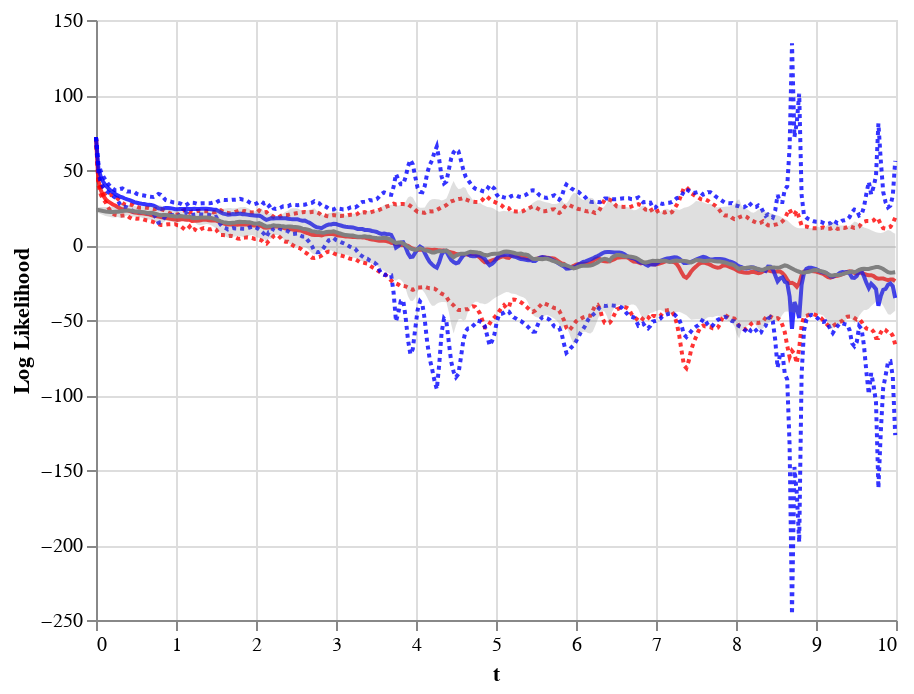

This figure's notebook cell:
### Code cell
chaos_mean_chart = alt.Chart(pd.DataFrame({
    't': ts.cpu().numpy(),
    'y': chaos_likelihood.mean(dim=0).cpu().numpy(),
    'y_lo': (chaos_likelihood.mean(dim=0) - 2. * chaos_likelihood.std(dim=0)).cpu().numpy(),
    'y_hi': (chaos_likelihood.mean(dim=0) + 2. * chaos_likelihood.std(dim=0)).cpu().numpy(),
})).mark_line(color='gray').encode(x='t', y='y')
chaos_err_chart = chaos_mean_chart.mark_area(color='gray',opacity=0.25).encode(
    y=alt.Y('y_lo', title='Log Likelihood'), y2='y_hi')
chaos_chart = chaos_err_chart + chaos_mean_chart

de_mean_chart = alt.Chart(pd.DataFrame({
    't': ts.cpu().numpy(),
    'y': de_likelihood.mean(dim=0).cpu().numpy(),
    'y_lo': (de_likelihood.mean(dim=0) - 2. * de_likelihood.std(dim=0)).cpu().numpy(),
    'y_hi': (de_likelihood.mean(dim=0) + 2. * de_likelihood.std(dim=0)).cpu().numpy(),
})).mark_line(color='blue',opacity=0.8).encode(x='t', y='y')
de_hi_chart = de_mean_chart.mark_line(color='blue',opacity=0.8,strokeDash=[2,2]).encode(x='t', y='y_hi')
de_lo_chart = de_mean_chart.mark_line(color='blue',opacity=0.8,strokeDash=[2,2]).encode(x='t', y='y_lo')
de_chart = de_mean_chart + de_hi_chart + de_lo_chart

swag_mean_chart = alt.Chart(pd.DataFrame({
    't': ts.cpu().numpy(),
    'y': swag_likelihood.mean(dim=0).cpu().numpy(),
    'y_lo': (swag_likelihood.mean(dim=0) - 2. * swag_likelihood.std(dim=0)).cpu().numpy(),
    'y_hi': (swag_likelihood.mean(dim=0) + 2. * swag_likelihood.std(dim=0)).cpu().numpy(),
})).mark_line(color='red',opacity=0.8).encode(x='t', y='y')
swag_hi_chart = swag_mean_chart.mark_line(color='red',opacity=0.8,strokeDash=[2,2]).encode(x='t', y='y_hi')
swag_lo_chart = swag_mean_chart.mark_line(color='red',opacity=0.8,strokeDash=[2,2]).encode(x='t', y='y_lo')
swag_chart = swag_mean_chart + swag_hi_chart + swag_lo_chart

# (swag_chart + de_chart + chaos_chart).save('chart.json')

swag_chart + de_chart + chaos_chart

### Figure 1 — Vega-Lite specification as saved in the notebook (floating-point values rounded to 4 significant figures; data arrays with more than 128 entries replaced by an {"elided": "..."} marker saying what was removed)
{"config": {"view": {"continuousWidth": 400, "continuousHeight": 300}}, "layer": [{"mark": {"type": "line", "color": "red", "opacity": 0.8}, "encoding": {"x": {"type": "quantitative", "field": "t"}, "y": {"type": "quantitative", "field": "y"}}}, {"mark": {"type": "line", "color": "red", "opacity": 0.8, "strokeDash": [2, 2]}, "encoding": {"x": {"type": "quantitative", "field": "t"}, "y": {"type": "quantitative", "field": "y_hi"}}}, {"mark": {"type": "line", "color": "red", "opacity": 0.8, "strokeDash": [2, 2]}, "encoding": {"x": {"type": "quantitative", "field": "t"}, "y": {"type": "quantitative", "field": "y_lo"}}}, {"layer": [{"mark": {"type": "line", "color": "blue", "opacity": 0.8}, "encoding": {"x": {"type": "quantitative", "field": "t"}, "y": {"type": "quantitative", "field": "y"}}}, {"mark": {"type": "line", "color": "blue", "opacity": 0.8, "strokeDash": [2, 2]}, "encoding": {"x": {"type": "quantitative", "field": "t"}, "y": {"type": "quantitative", "field": "y_hi"}}}, {"mark": {"type": "line", "color": "blue", "opacity": 0.8, "strokeDash": [2, 2]}, "encoding": {"x": {"type": "quantitative", "field": "t"}, "y": {"type": "quantitative", "field": "y_lo"}}}], "data": {"name": "data-7aca63928a029c2a20f8552e510b88e9"}}, {"layer": [{"mark": {"type": "area", "color": "gray", "opacity": 0.25}, "encoding": {"x": {"type": "quantitative", "field": "t"}, "y": {"type": "quantitative", "field": "y_lo", "title": "Log Likelihood"}, "y2": {"field": "y_hi"}}}, {"mark": {"type": "line", "color": "gray"}, "encoding": {"x": {"type": "quantitative", "field": "t"}, "y": {"type": "quantitative", "field": "y"}}}], "data": {"name": "data-850b0ee237e795b276537e8a0d0a28c8"}}], "data": {"name": "data-5e8d887ed0735aede4b27364b00cdefa"}, "$schema": "https://vega.github.io/schema/vega-lite/v4.8.1.json", "datasets": {"data-5e8d887ed0735aede4b27364b00cdefa": {"elided": "334 records"}, "data-7aca63928a029c2a20f8552e510b88e9": {"elided": "334 records"}, "data-850b0ee237e795b276537e8a0d0a28c8": {"elided": "334 records"}}}
